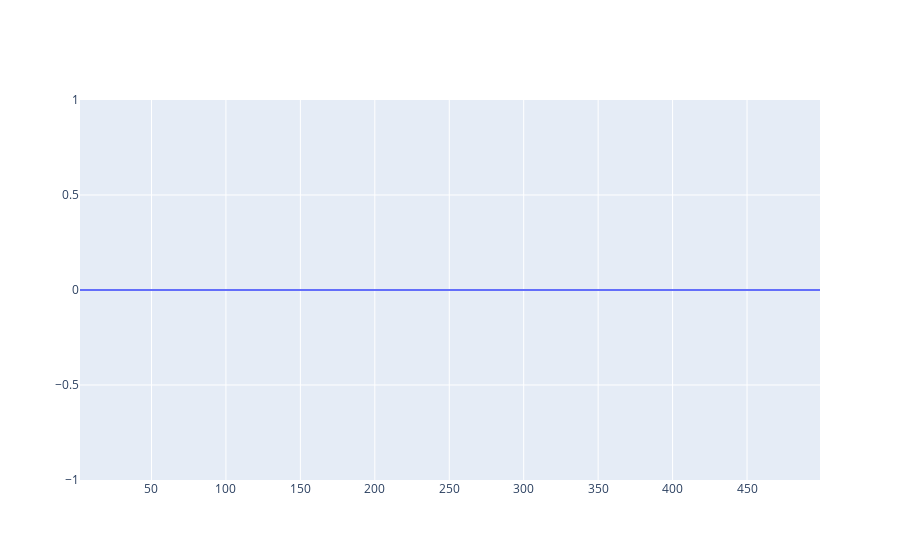

Notebook source saved alongside this figure:
### Code cell
fig_real = go.Figure()
fig_img  = go.Figure()

result_real = []
result_img = []

for N_matrix in range(2,500):
    alpha = 1
    
    

    H = matrix_constructor(alpha)
    val,vec = LA.eig(H)
    result_real.append(val[0].real)
    result_img.append(val[0].imag)



fig_real.add_trace(go.Scatter(x= [i for i in range(2,500)],y =result_real, name=f"[N_matrix: {N_matrix}]"))
fig_img.add_trace(go.Scatter (x= [i for i in range(2,500)],y =result_img , name=f"[N_matrix: {N_matrix}]"))

### Figure 1 — Plotly figure (JSON) as saved in the notebook; plotly's stock layout.template omitted (floating-point values rounded to 4 significant figures; data arrays with more than 128 entries replaced by an {"elided": "..."} marker saying what was removed)
{"data": [{"name": "[N_matrix: 499]", "type": "scatter", "x": {"elided": "498 int values"}, "y": {"elided": "498 int values"}}], "layout": {}}
